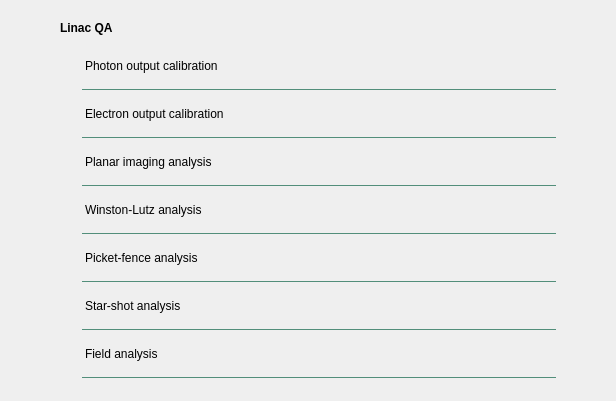
                    <widget class="QWidget" name="scrollAreaWidgetContents">
                     <property name="geometry">
                      <rect>
                       <x>0</x>
                       <y>0</y>
                       <width>616</width>
                       <height>401</height>
                      </rect>
                     </property>
                     <layout class="QHBoxLayout" name="horizontalLayout">
                      <item>
                       <spacer name="horizontalSpacer">
                        <property name="orientation">
                         <enum>Qt::Horizontal</enum>
                        </property>
                        <property name="sizeType">
                         <enum>QSizePolicy::Minimum</enum>
                        </property>
                        <property name="sizeHint" stdset="0">
                         <size>
                          <width>40</width>
                          <height>20</height>
                         </size>
                        </property>
                       </spacer>
                      </item>
                      <item>
                       <widget class="QFrame" name="testListFrame">
                        <property name="styleSheet">
                         <string notr="true">QFrame#photonCalib:hover {
	background-color: rgba(82, 142, 122,50);
}

QFrame#electronCalib:hover {
	background-color: rgba(82, 142, 122,50);
}

QFrame#winstonLutzAnalysis:hover {
	background-color: rgba(82, 142, 122,50);
}

QFrame#planarImagingAnalysis:hover {
	background-color: rgba(82, 142, 122,50);
}

QFrame#starshotAnalysis:hover {
	background-color: rgba(82, 142, 122,50);
}

QFrame#fieldAnalysis:hover {
	background-color: rgba(82, 142, 122,50);
}

QFrame#picketFence:hover {
	background-color: rgba(82, 142, 122,50);
}</string>
                        </property>
                        <property name="frameShape">
                         <enum>QFrame::NoFrame</enum>
                        </property>
                        <property name="frameShadow">
                         <enum>QFrame::Raised</enum>
                        </property>
                        <layout class="QVBoxLayout" name="verticalLayout_7">
                         <item>
                          <widget class="QLabel" name="linacQALabel">
                           <property name="sizePolicy">
                            <sizepolicy hsizetype="Preferred" vsizetype="Fixed">
                             <horstretch>0</horstretch>
                             <verstretch>0</verstretch>
                            </sizepolicy>
                           </property>
                           <property name="text">
                            <string>&lt;html&gt;&lt;head/&gt;&lt;body&gt;&lt;p&gt;&lt;span style=&quot; font-weight:700;&quot;&gt;Linac QA&lt;/span&gt;&lt;/p&gt;&lt;/body&gt;&lt;/html&gt;</string>
                           </property>
                          </widget>
                         </item>
                         <item>
                          <layout class="QVBoxLayout" name="verticalLayout_5">
                           <property name="spacing">
                            <number>0</number>
                           </property>
                           <item>
                            <widget class="QFrame" name="photonCalib">
                             <property name="sizePolicy">
                              <sizepolicy hsizetype="MinimumExpanding" vsizetype="Fixed">
                               <horstretch>0</horstretch>
                               <verstretch>0</verstretch>
                              </sizepolicy>
                             </property>
                             <property name="styleSheet">
                              <string notr="true"/>
                             </property>
                             <property name="frameShape">
                              <enum>QFrame::NoFrame</enum>
                             </property>
                             <property name="frameShadow">
                              <enum>QFrame::Raised</enum>
                             </property>
                             <layout class="QHBoxLayout" name="horizontalLayout_12">
                              <property name="topMargin">
                               <number>0</number>
                              </property>
                              <property name="rightMargin">
                               <number>0</number>
                              </property>
                              <property name="bottomMargin">
                               <number>0</number>
                              </property>
                              <item alignment="Qt::AlignLeft|Qt::AlignVCenter">
                               <widget class="QLabel" name="photonCalibIcon">
                                <property name="sizePolicy">
                                 <sizepolicy hsizetype="Fixed" vsizetype="Fixed">
                                  <horstretch>0</horstretch>
                                  <verstretch>0</verstretch>
                                 </sizepolicy>
                                </property>
                                <property name="maximumSize">
                                 <size>
                                  <width>32</width>
                                  <height>32</height>
                                 </size>
                                </property>
                                <property name="text">
                                 <string/>
                                </property>
                                <property name="pixmap">
                                 <pixmap resource="icons.qrc">:/colorIcons/icons/module.png</pixmap>
                                </property>
                                <property name="scaledContents">
                                 <bool>true</bool>
                                </property>
                               </widget>
                              </item>
                              <item>
                               <widget class="QLabel" name="photonCalibLabel">
                                <property name="sizePolicy">
                                 <sizepolicy hsizetype="MinimumExpanding" vsizetype="MinimumExpanding">
                                  <horstretch>0</horstretch>
                                  <verstretch>0</verstretch>
                                 </sizepolicy>
                                </property>
                                <property name="minimumSize">
                                 <size>
                                  <width>0</width>
                                  <height>48</height>
                                 </size>
                                </property>
                                <property name="styleSheet">
                                 <string notr="true">border-bottom-color: rgb(82, 142, 122);
border-bottom-width: 1px;
border-style: solid;
</string>
                                </property>
                                <property name="text">
                                 <string>Photon output calibration</string>
                                </property>
                                <property name="wordWrap">
                                 <bool>false</bool>
                                </property>
                                <property name="margin">
                                 <number>0</number>
                                </property>
                               </widget>
                              </item>
                             </layout>
                            </widget>
                           </item>
                           <item>
                            <widget class="QFrame" name="electronCalib">
                             <property name="enabled">
                              <bool>true</bool>
                             </property>
                             <property name="sizePolicy">
                              <sizepolicy hsizetype="MinimumExpanding" vsizetype="Fixed">
                               <horstretch>0</horstretch>
                               <verstretch>0</verstretch>
                              </sizepolicy>
                             </property>
                             <property name="styleSheet">
                              <string notr="true"/>
                             </property>
                             <property name="frameShape">
                              <enum>QFrame::NoFrame</enum>
                             </property>
                             <property name="frameShadow">
                              <enum>QFrame::Raised</enum>
                             </property>
                             <layout class="QHBoxLayout" name="horizontalLayout_13">
                              <property name="topMargin">
                               <number>0</number>
                              </property>
                              <property name="rightMargin">
                               <number>0</number>
                              </property>
                              <property name="bottomMargin">
                               <number>0</number>
                              </property>
                              <item alignment="Qt::AlignLeft|Qt::AlignVCenter">
                               <widget class="QLabel" name="dailyElectronIcon">
                                <property name="sizePolicy">
                                 <sizepolicy hsizetype="Fixed" vsizetype="Fixed">
                                  <horstretch>0</horstretch>
                                  <verstretch>0</verstretch>
                                 </sizepolicy>
                                </property>
                                <property name="maximumSize">
                                 <size>
                                  <width>32</width>
                                  <height>32</height>
                                 </size>
                                </property>
                                <property name="text">
                                 <string/>
                                </property>
                                <property name="pixmap">
                                 <pixmap resource="icons.qrc">:/colorIcons/icons/module.png</pixmap>
                                </property>
                                <property name="scaledContents">
                                 <bool>true</bool>
                                </property>
                               </widget>
                              </item>
                              <item>
                               <widget class="QLabel" name="dailyElectronsLabel">
                                <property name="sizePolicy">
                                 <sizepolicy hsizetype="MinimumExpanding" vsizetype="MinimumExpanding">
                                  <horstretch>0</horstretch>
                                  <verstretch>0</verstretch>
                                 </sizepolicy>
                                </property>
                                <property name="minimumSize">
                                 <size>
                                  <width>0</width>
                                  <height>48</height>
                                 </size>
                                </property>
                                <property name="styleSheet">
                                 <string notr="true">border-bottom-color: rgb(82, 142, 122);
border-bottom-width: 1px;
border-style:solid;</string>
                                </property>
                                <property name="text">
                                 <string>Electron output calibration</string>
                                </property>
                               </widget>
                              </item>
                             </layout>
                            </widget>
                           </item>
                           <item>
                            <widget class="QFrame" name="planarImagingAnalysis">
                             <property name="sizePolicy">
                              <sizepolicy hsizetype="MinimumExpanding" vsizetype="Fixed">
                               <horstretch>0</horstretch>
                               <verstretch>0</verstretch>
                              </sizepolicy>
                             </property>
                             <property name="frameShape">
                              <enum>QFrame::NoFrame</enum>
                             </property>
                             <property name="frameShadow">
                              <enum>QFrame::Raised</enum>
                             </property>
                             <layout class="QHBoxLayout" name="horizontalLayout_19">
                              <property name="topMargin">
                               <number>0</number>
                              </property>
                              <property name="rightMargin">
                               <number>0</number>
                              </property>
                              <property name="bottomMargin">
                               <number>0</number>
                              </property>
                              <item alignment="Qt::AlignLeft|Qt::AlignVCenter">
                               <widget class="QLabel" name="planarImagingIcon">
                                <property name="sizePolicy">
                                 <sizepolicy hsizetype="Fixed" vsizetype="Fixed">
                                  <horstretch>0</horstretch>
                                  <verstretch>0</verstretch>
                                 </sizepolicy>
                                </property>
                                <property name="maximumSize">
                                 <size>
                                  <width>32</width>
                                  <height>32</height>
                                 </size>
                                </property>
                                <property name="text">
                                 <string/>
                                </property>
                                <property name="pixmap">
                                 <pixmap resource="icons.qrc">:/colorIcons/icons/module.png</pixmap>
                                </property>
                                <property name="scaledContents">
                                 <bool>true</bool>
                                </property>
                               </widget>
                              </item>
                              <item>
                               <widget class="QLabel" name="planarImagingLabel">
                                <property name="sizePolicy">
                                 <sizepolicy hsizetype="MinimumExpanding" vsizetype="MinimumExpanding">
                                  <horstretch>0</horstretch>
                                  <verstretch>0</verstretch>
                                 </sizepolicy>
                                </property>
                                <property name="minimumSize">
                                 <size>
                                  <width>0</width>
                                  <height>48</height>
                                 </size>
                                </property>
                                <property name="styleSheet">
                                 <string notr="true">border-bottom-color: rgb(82, 142, 122);
border-bottom-width: 1px;
border-style: solid;
</string>
                                </property>
                                <property name="text">
                                 <string>Planar imaging analysis</string>
                                </property>
                                <property name="wordWrap">
                                 <bool>false</bool>
                                </property>
                                <property name="margin">
                                 <number>0</number>
                                </property>
                               </widget>
                              </item>
                             </layout>
                            </widget>
                           </item>
                           <item>
                            <widget class="QFrame" name="winstonLutzAnalysis">
                             <property name="sizePolicy">
                              <sizepolicy hsizetype="MinimumExpanding" vsizetype="Fixed">
                               <horstretch>0</horstretch>
                               <verstretch>0</verstretch>
                              </sizepolicy>
                             </property>
                             <property name="frameShape">
                              <enum>QFrame::NoFrame</enum>
                             </property>
                             <property name="frameShadow">
                              <enum>QFrame::Raised</enum>
                             </property>
                             <layout class="QHBoxLayout" name="horizontalLayout_14">
                              <property name="topMargin">
                               <number>0</number>
                              </property>
                              <property name="rightMargin">
                               <number>0</number>
                              </property>
                              <property name="bottomMargin">
                               <number>0</number>
                              </property>
                              <item alignment="Qt::AlignLeft|Qt::AlignVCenter">
                               <widget class="QLabel" name="winstonLutzIcon">
                                <property name="sizePolicy">
                                 <sizepolicy hsizetype="Fixed" vsizetype="Fixed">
                                  <horstretch>0</horstretch>
                                  <verstretch>0</verstretch>
                                 </sizepolicy>
                                </property>
                                <property name="maximumSize">
                                 <size>
                                  <width>32</width>
                                  <height>32</height>
                                 </size>
                                </property>
                                <property name="text">
                                 <string/>
                                </property>
                                <property name="pixmap">
                                 <pixmap resource="icons.qrc">:/colorIcons/icons/module.png</pixmap>
                                </property>
                                <property name="scaledContents">
                                 <bool>true</bool>
                                </property>
                               </widget>
                              </item>
                              <item>
                               <widget class="QLabel" name="winstonLutzLabel">
                                <property name="sizePolicy">
                                 <sizepolicy hsizetype="MinimumExpanding" vsizetype="MinimumExpanding">
                                  <horstretch>0</horstretch>
                                  <verstretch>0</verstretch>
                                 </sizepolicy>
                                </property>
                                <property name="minimumSize">
                                 <size>
                                  <width>0</width>
                                  <height>48</height>
                                 </size>
                                </property>
                                <property name="styleSheet">
                                 <string notr="true">border-bottom-color: rgb(82, 142, 122);
border-bottom-width: 1px;
border-style: solid;
</string>
                                </property>
                                <property name="text">
                                 <string>Winston-Lutz analysis</string>
                                </property>
                                <property name="wordWrap">
                                 <bool>false</bool>
                                </property>
                                <property name="margin">
                                 <number>0</number>
                                </property>
                               </widget>
                              </item>
                             </layout>
                            </widget>
                           </item>
                           <item>
                            <widget class="QFrame" name="picketFence">
                             <property name="sizePolicy">
                              <sizepolicy hsizetype="MinimumExpanding" vsizetype="Fixed">
                               <horstretch>0</horstretch>
                               <verstretch>0</verstretch>
                              </sizepolicy>
                             </property>
                             <property name="frameShape">
                              <enum>QFrame::NoFrame</enum>
                             </property>
                             <property name="frameShadow">
                              <enum>QFrame::Raised</enum>
                             </property>
                             <layout class="QHBoxLayout" name="horizontalLayout_17">
                              <property name="topMargin">
                               <number>0</number>
                              </property>
                              <property name="rightMargin">
                               <number>0</number>
                              </property>
                              <property name="bottomMargin">
                               <number>0</number>
                              </property>
                              <item alignment="Qt::AlignLeft|Qt::AlignVCenter">
                               <widget class="QLabel" name="picketFenceIcon">
                                <property name="sizePolicy">
                                 <sizepolicy hsizetype="Fixed" vsizetype="Fixed">
                                  <horstretch>0</horstretch>
                                  <verstretch>0</verstretch>
                                 </sizepolicy>
                                </property>
                                <property name="maximumSize">
                                 <size>
                                  <width>32</width>
                                  <height>32</height>
                                 </size>
                                </property>
                                <property name="text">
                                 <string/>
                                </property>
                                <property name="pixmap">
                                 <pixmap resource="icons.qrc">:/colorIcons/icons/module.png</pixmap>
                                </property>
                                <property name="scaledContents">
                                 <bool>true</bool>
                                </property>
                               </widget>
                              </item>
                              <item>
                               <widget class="QLabel" name="picketFenceLabel">
                                <property name="sizePolicy">
                                 <sizepolicy hsizetype="MinimumExpanding" vsizetype="MinimumExpanding">
                                  <horstretch>0</horstretch>
                                  <verstretch>0</verstretch>
                                 </sizepolicy>
                                </property>
                                <property name="minimumSize">
                                 <size>
                                  <width>0</width>
                                  <height>48</height>
                                 </size>
                                </property>
                                <property name="styleSheet">
                                 <string notr="true">border-bottom-color: rgb(82, 142, 122);
border-bottom-width: 1px;
border-style: solid;
</string>
                                </property>
                                <property name="text">
                                 <string>Picket-fence analysis</string>
                                </property>
                                <property name="wordWrap">
                                 <bool>false</bool>
                                </property>
                                <property name="margin">
                                 <number>0</number>
                                </property>
                               </widget>
                              </item>
                             </layout>
                            </widget>
                           </item>
                           <item>
                            <widget class="QFrame" name="starshotAnalysis">
                             <property name="sizePolicy">
                              <sizepolicy hsizetype="MinimumExpanding" vsizetype="Fixed">
                               <horstretch>0</horstretch>
                               <verstretch>0</verstretch>
                              </sizepolicy>
                             </property>
                             <property name="frameShape">
                              <enum>QFrame::NoFrame</enum>
                             </property>
                             <property name="frameShadow">
                              <enum>QFrame::Raised</enum>
                             </property>
                             <layout class="QHBoxLayout" name="horizontalLayout_18">
                              <property name="topMargin">
                               <number>0</number>
                              </property>
                              <property name="rightMargin">
                               <number>0</number>
                              </property>
                              <property name="bottomMargin">
                               <number>0</number>
                              </property>
                              <item alignment="Qt::AlignLeft|Qt::AlignVCenter">
                               <widget class="QLabel" name="starshotIcon">
                                <property name="sizePolicy">
                                 <sizepolicy hsizetype="Fixed" vsizetype="Fixed">
                                  <horstretch>0</horstretch>
                                  <verstretch>0</verstretch>
                                 </sizepolicy>
                                </property>
                                <property name="maximumSize">
                                 <size>
                                  <width>32</width>
                                  <height>32</height>
                                 </size>
                                </property>
                                <property name="text">
                                 <string/>
                                </property>
                                <property name="pixmap">
                                 <pixmap resource="icons.qrc">:/colorIcons/icons/module.png</pixmap>
                                </property>
                                <property name="scaledContents">
                                 <bool>true</bool>
                                </property>
                               </widget>
                              </item>
                              <item>
                               <widget class="QLabel" name="starhshotLabel">
                                <property name="sizePolicy">
                                 <sizepolicy hsizetype="MinimumExpanding" vsizetype="MinimumExpanding">
                                  <horstretch>0</horstretch>
                                  <verstretch>0</verstretch>
                                 </sizepolicy>
                                </property>
                                <property name="minimumSize">
                                 <size>
                                  <width>0</width>
                                  <height>48</height>
                                 </size>
                                </property>
                                <property name="styleSheet">
                                 <string notr="true">border-bottom-color: rgb(82, 142, 122);
border-bottom-width: 1px;
border-style: solid;
</string>
                                </property>
                                <property name="text">
                                 <string>Star-shot analysis</string>
                                </property>
                                <property name="wordWrap">
                                 <bool>false</bool>
                                </property>
                                <property name="margin">
                                 <number>0</number>
                                </property>
                               </widget>
                              </item>
                             </layout>
                            </widget>
                           </item>
                           <item>
                            <widget class="QFrame" name="fieldAnalysis">
                             <property name="sizePolicy">
                              <sizepolicy hsizetype="MinimumExpanding" vsizetype="Fixed">
                               <horstretch>0</horstretch>
                               <verstretch>0</verstretch>
                              </sizepolicy>
                             </property>
                             <property name="frameShape">
                              <enum>QFrame::NoFrame</enum>
                             </property>
                             <property name="frameShadow">
                              <enum>QFrame::Raised</enum>
                             </property>
                             <layout class="QHBoxLayout" name="horizontalLayout_21">
                              <property name="topMargin">
                               <number>0</number>
                              </property>
                              <property name="rightMargin">
                               <number>0</number>
                              </property>
                              <property name="bottomMargin">
                               <number>0</number>
                              </property>
                              <item alignment="Qt::AlignLeft|Qt::AlignVCenter">
                               <widget class="QLabel" name="fieldAnalysisIcon">
                                <property name="sizePolicy">
                                 <sizepolicy hsizetype="Fixed" vsizetype="Fixed">
                                  <horstretch>0</horstretch>
                                  <verstretch>0</verstretch>
                                 </sizepolicy>
                                </property>
                                <property name="maximumSize">
                                 <size>
                                  <width>32</width>
                                  <height>32</height>
                                 </size>
                                </property>
                                <property name="text">
                                 <string/>
                                </property>
                                <property name="pixmap">
                                 <pixmap resource="icons.qrc">:/colorIcons/icons/module.png</pixmap>
                                </property>
                                <property name="scaledContents">
                                 <bool>true</bool>
                                </property>
                               </widget>
                              </item>
                              <item>
                               <widget class="QLabel" name="fieldAnalysisLabel">
                                <property name="sizePolicy">
                                 <sizepolicy hsizetype="MinimumExpanding" vsizetype="MinimumExpanding">
                                  <horstretch>0</horstretch>
                                  <verstretch>0</verstretch>
                                 </sizepolicy>
                                </property>
                                <property name="minimumSize">
                                 <size>
                                  <width>0</width>
                                  <height>48</height>
                                 </size>
                                </property>
                                <property name="styleSheet">
                                 <string notr="true">border-bottom-color: rgb(82, 142, 122);
border-bottom-width: 1px;
border-style: solid;
</string>
                                </property>
                                <property name="text">
                                 <string>Field analysis</string>
                                </property>
                                <property name="wordWrap">
                                 <bool>false</bool>
                                </property>
                                <property name="margin">
                                 <number>0</number>
                                </property>
                               </widget>
                              </item>
                             </layout>
                            </widget>
                           </item>
                          </layout>
                         </item>
                         <item>
                          <spacer name="verticalSpacer_3">
                           <property name="orientation">
                            <enum>Qt::Vertical</enum>
                           </property>
                           <property name="sizeType">
                            <enum>QSizePolicy::Fixed</enum>
                           </property>
                           <property name="sizeHint" stdset="0">
                            <size>
                             <width>20</width>
                             <height>0</height>
                            </size>
                           </property>
                          </spacer>
                         </item>
                        </layout>
                       </widget>
                      </item>
                      <item>
                       <spacer name="horizontalSpacer_2">
                        <property name="orientation">
                         <enum>Qt::Horizontal</enum>
                        </property>
                        <property name="sizeType">
                         <enum>QSizePolicy::Minimum</enum>
                        </property>
                        <property name="sizeHint" stdset="0">
                         <size>
                          <width>40</width>
                          <height>20</height>
                         </size>
                        </property>
                       </spacer>
                      </item>
                     </layout>
                    </widget>
